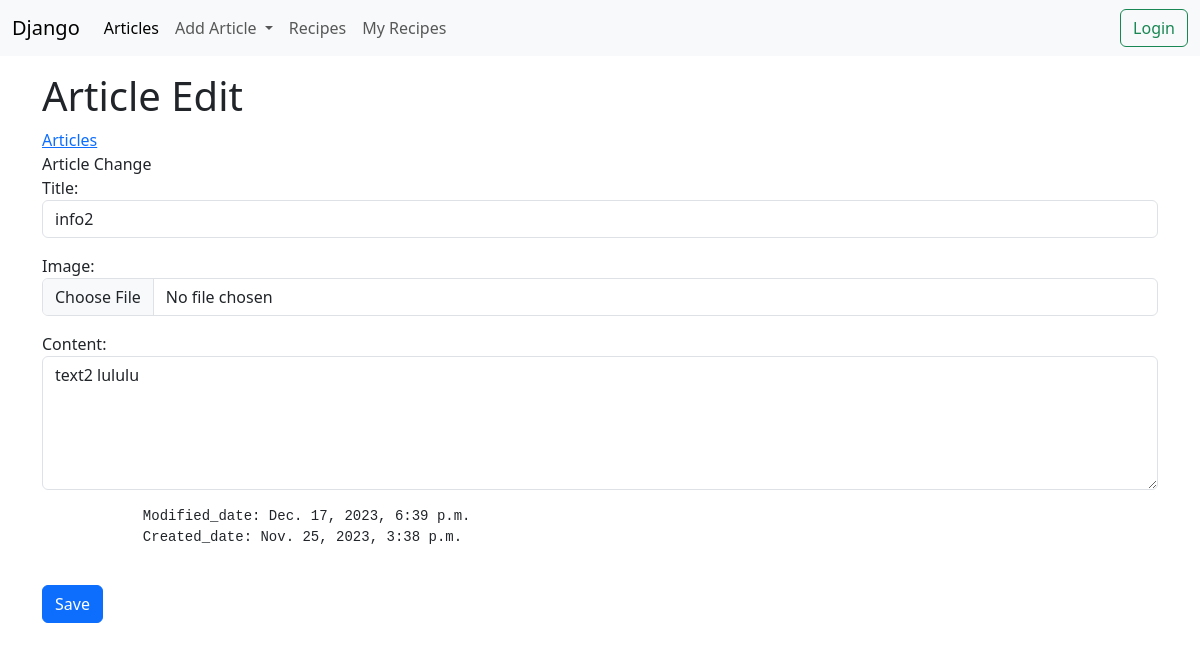
Page /article/change/2 on the committed database.
### article/models.py (models this page shows, shortened)
class Article(models.Model):
    title = models.CharField(max_length=221)
    content = models.TextField()
    slug = models.SlugField(null=True, unique=True)
    image = models.ImageField(upload_to='articles/', null=True, blank=True)
    modified_date = models.DateTimeField(auto_now=True)
    created_date = models.DateTimeField(auto_now_add=True)
    objects = ArticleManager()

### article/views.py (the view, shortened to what this page needs)
# urls.py: path('article/change/<int:pk>', article_change, name='change-form'),
def article_change(request, pk):
    obj = Article.objects.get(id=pk)
    form = ArticleForm(instance=obj)
    context = {
        'form': form,
        'object': obj,
    }
    return render(request, 'article/edit.html', context)

### article/forms.py (shortened to what this page needs)
class ArticleForm(forms.ModelForm):
    class Meta:
        model = Article
        fields = ['title', 'image', 'content']
    def __init__(self, *args, **kwargs):
        super().__init__(*args, **kwargs)
        self.fields['title'].widget.attrs.update({
            'placeholder': 'title',
            'class': 'form-control',
        })
        self.fields['image'].widget.attrs.update({
            'class': 'form-control'
        })
        self.fields['content'].widget.attrs.update({
            'class': 'form-control',
            'placeholder': 'content',
            'columns': 60,
            'rows': 5,
        })

### article/models.py (called while the page is built)
    def get_queryset(self):
        return ArticleQuerySet(self.model, using=self._db)

### templates/article/edit.html (shortened to what this page needs)
{% extends 'base.html' %}
{% block header %}
    <h1>Article Edit</h1>
{% endblock %}
{% block content %}
    {% block primary_links %}
        {{ block.super }}
        <span>Article Change</span>
    {% endblock %}
<div>
    <form method="post" enctype="multipart/form-data">
        {{ form.as_p }}
        <pre>
            <code>Modified_date: {{ object.modified_date }}</code>
            <code>Created_date: {{ object.created_date }}</code>
        </pre>
            <button class="btn btn-primary" type="submit">Save</button>
    </form>
</div>
{% endblock %}

### rows in the picture
Article: title "info2", content "text2 lululu", modified_date "Dec. 17, 2023, 6:39 p.m.", created_date "Nov. 25, 2023, 3:38 p.m."
